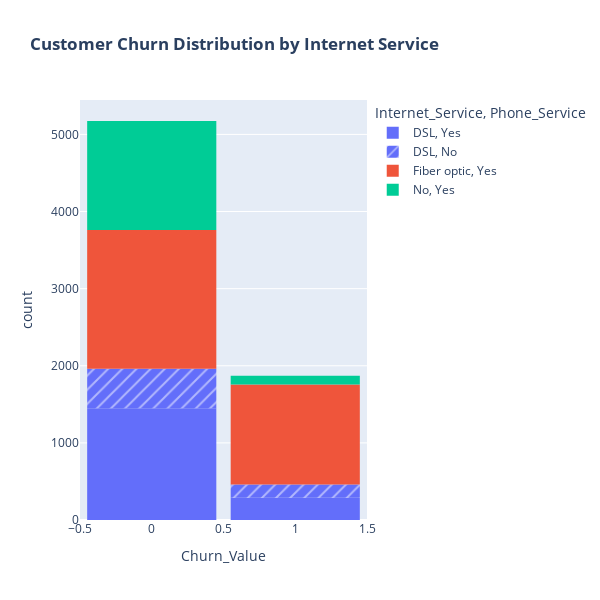

Notebook source saved alongside this figure:
### Code cell
fig2 = px.histogram(df_rev, x="Churn_Value", color="Internet_Service", pattern_shape ="Phone_Service", title="<b>Customer Churn Distribution by Internet Service</b>")
fig2.update_layout(width=600, height=600, bargap=0.1)
fig2.show()

### Figure 1 — Plotly figure (JSON) as saved in the notebook; plotly's stock layout.template omitted (floating-point values rounded to 4 significant figures; data arrays with more than 128 entries replaced by an {"elided": "..."} marker saying what was removed)
{"data": [{"alignmentgroup": "True", "bingroup": "x", "hovertemplate": "Internet_Service=DSL<br>Phone_Service=Yes<br>Churn_Value=%{x}<br>count=%{y}<extra></extra>", "legendgroup": "DSL, Yes", "marker": {"color": "#636efa", "pattern": {"shape": ""}}, "name": "DSL, Yes", "offsetgroup": "DSL, Yes", "orientation": "v", "showlegend": true, "type": "histogram", "x": {"elided": "1739 int values"}, "xaxis": "x", "yaxis": "y"}, {"alignmentgroup": "True", "bingroup": "x", "hovertemplate": "Internet_Service=DSL<br>Phone_Service=No<br>Churn_Value=%{x}<br>count=%{y}<extra></extra>", "legendgroup": "DSL, No", "marker": {"color": "#636efa", "pattern": {"shape": "/"}}, "name": "DSL, No", "offsetgroup": "DSL, No", "orientation": "v", "showlegend": true, "type": "histogram", "x": {"elided": "682 int values"}, "xaxis": "x", "yaxis": "y"}, {"alignmentgroup": "True", "bingroup": "x", "hovertemplate": "Internet_Service=Fiber optic<br>Phone_Service=Yes<br>Churn_Value=%{x}<br>count=%{y}<extra></extra>", "legendgroup": "Fiber optic, Yes", "marker": {"color": "#EF553B", "pattern": {"shape": ""}}, "name": "Fiber optic, Yes", "offsetgroup": "Fiber optic, Yes", "orientation": "v", "showlegend": true, "type": "histogram", "x": {"elided": "3096 int values"}, "xaxis": "x", "yaxis": "y"}, {"alignmentgroup": "True", "bingroup": "x", "hovertemplate": "Internet_Service=No<br>Phone_Service=Yes<br>Churn_Value=%{x}<br>count=%{y}<extra></extra>", "legendgroup": "No, Yes", "marker": {"color": "#00cc96", "pattern": {"shape": ""}}, "name": "No, Yes", "offsetgroup": "No, Yes", "orientation": "v", "showlegend": true, "type": "histogram", "x": {"elided": "1526 int values"}, "xaxis": "x", "yaxis": "y"}], "layout": {"bargap": 0.1, "barmode": "relative", "height": 600, "legend": {"title": {"text": "Internet_Service, Phone_Service"}, "tracegroupgap": 0}, "title": {"text": "<b>Customer Churn Distribution by Internet Service</b>"}, "width": 600, "xaxis": {"anchor": "y", "domain": [0, 1], "title": {"text": "Churn_Value"}}, "yaxis": {"anchor": "x", "domain": [0, 1], "title": {"text": "count"}}}}
